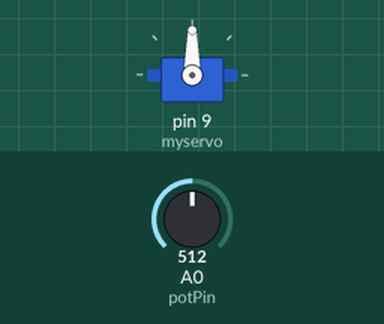
Bench run of a sketch on a simulated Arduino Uno, built with avr-gcc and run on an emulated ATmega328P. On the bench: servo. The test bench sets the inputs (shaded band); at power-on: A0 (potPin) = 512.

Above: at 1.2 s.
1.3 s: A0 (potPin) set to 716
At 1.7 s:
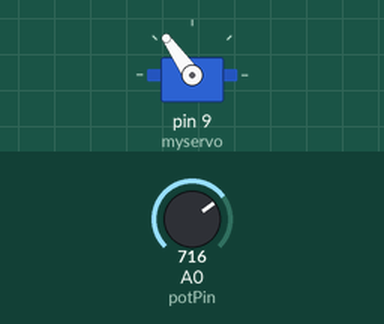
2.8 s: A0 (potPin) set to 900
At 3.7 s:
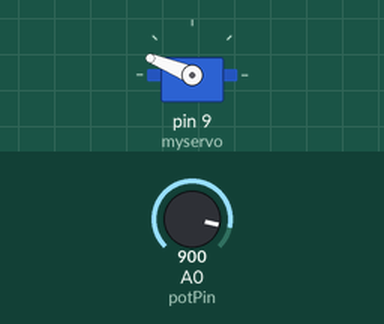
4.3 s: A0 (potPin) set to 1023
At 5.2 s:
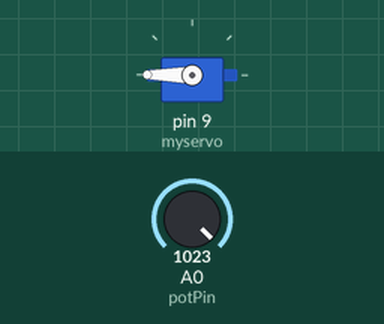
5.8 s: A0 (potPin) set to 306
At 7.0 s:
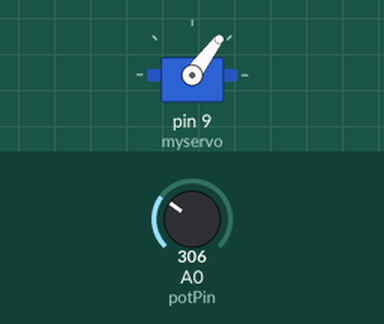
7.3 s: A0 (potPin) set to 122
At 8.6 s:
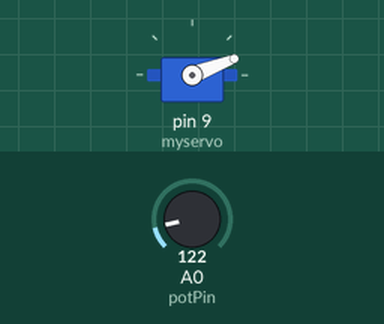
Timing chart, 0 to 9.8 s (numbered marks = the images above; inputs shaded):
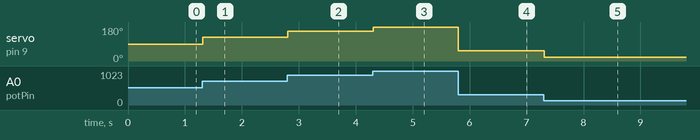

The sketch:

Task3_SERVO.ino
```cpp
#include <Servo.h>

Servo myservo;  // create Servo object to control a servo
// twelve Servo objects can be created on most boards

int pos = 0;    // variable to store the servo position
int potPin=A0;  // pin attached to potentiometer

void setup() {
  myservo.attach(9);  // attaches the servo on pin 4 to the Servo object
  pinMode(potPin,INPUT); // declear pin as INPUT
}

void loop() {
    int val=analogRead(potPin);       // read the analog pin
    int angle= map(val,0,1023,0,180); // map the value of analog input to angle

    myservo.write(angle);
    delay(15); // waits 15ms for the servo to reach the position


}
```

Measured:
- after the input at 1.3 s, servo on pin 9 (myservo): 90° → 125° at once
- after the input at 2.8 s, servo on pin 9 (myservo): 125° → 158° at once
- after the input at 4.3 s, servo on pin 9 (myservo): 158° → 180° at once
- after the input at 5.8 s, servo on pin 9 (myservo): 180° → 53° at once
- after the input at 7.3 s, servo on pin 9 (myservo): 53° → 21° at once
